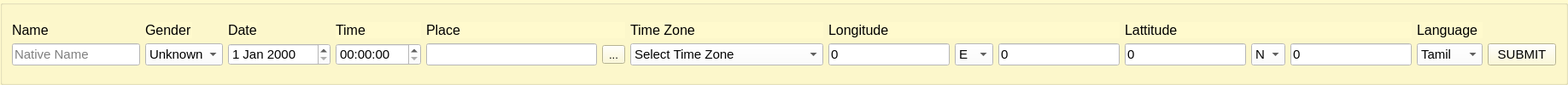
     <widget class="QGroupBox" name="groupBox">
      <property name="font">
       <font>
        <pointsize>10</pointsize>
       </font>
      </property>
      <property name="styleSheet">
       <string notr="true">background: #FFFACD</string>
      </property>
      <property name="title">
       <string/>
      </property>
      <property name="flat">
       <bool>false</bool>
      </property>
      <property name="checkable">
       <bool>false</bool>
      </property>
      <layout class="QVBoxLayout" name="verticalLayout">
       <item>
        <layout class="QGridLayout" name="gridLayout_3" columnstretch="0,0,0,0,0,0,0,0,0,0">
         <item row="1" column="7">
          <layout class="QHBoxLayout" name="horizontalLayout_3">
           <item>
            <widget class="QLineEdit" name="lineEdit_Lattitudedeg">
             <property name="sizePolicy">
              <sizepolicy hsizetype="Preferred" vsizetype="Fixed">
               <horstretch>0</horstretch>
               <verstretch>0</verstretch>
              </sizepolicy>
             </property>
             <property name="minimumSize">
              <size>
               <width>50</width>
               <height>0</height>
              </size>
             </property>
             <property name="maximumSize">
              <size>
               <width>16777215</width>
               <height>16777215</height>
              </size>
             </property>
             <property name="font">
              <font>
               <pointsize>11</pointsize>
              </font>
             </property>
             <property name="styleSheet">
              <string notr="true">background: #fff</string>
             </property>
             <property name="text">
              <string>0</string>
             </property>
            </widget>
           </item>
           <item>
            <widget class="QComboBox" name="comboBox_Lattitudedir">
             <property name="sizePolicy">
              <sizepolicy hsizetype="Preferred" vsizetype="Fixed">
               <horstretch>0</horstretch>
               <verstretch>0</verstretch>
              </sizepolicy>
             </property>
             <property name="minimumSize">
              <size>
               <width>40</width>
               <height>0</height>
              </size>
             </property>
             <property name="maximumSize">
              <size>
               <width>16777215</width>
               <height>16777215</height>
              </size>
             </property>
             <property name="font">
              <font>
               <pointsize>11</pointsize>
              </font>
             </property>
             <property name="styleSheet">
              <string notr="true">background: #fff</string>
             </property>
             <item>
              <property name="text">
               <string>N</string>
              </property>
             </item>
             <item>
              <property name="text">
               <string>S</string>
              </property>
             </item>
            </widget>
           </item>
           <item>
            <widget class="QLineEdit" name="lineEdit_Lattitudemin">
             <property name="sizePolicy">
              <sizepolicy hsizetype="Preferred" vsizetype="Fixed">
               <horstretch>0</horstretch>
               <verstretch>0</verstretch>
              </sizepolicy>
             </property>
             <property name="minimumSize">
              <size>
               <width>50</width>
               <height>0</height>
              </size>
             </property>
             <property name="maximumSize">
              <size>
               <width>16777215</width>
               <height>16777215</height>
              </size>
             </property>
             <property name="font">
              <font>
               <pointsize>11</pointsize>
              </font>
             </property>
             <property name="styleSheet">
              <string notr="true">background: #fff</string>
             </property>
             <property name="text">
              <string>0</string>
             </property>
            </widget>
           </item>
          </layout>
         </item>
         <item row="1" column="8">
          <widget class="QComboBox" name="comboBox_Language">
           <property name="sizePolicy">
            <sizepolicy hsizetype="Preferred" vsizetype="Fixed">
             <horstretch>0</horstretch>
             <verstretch>0</verstretch>
            </sizepolicy>
           </property>
           <property name="minimumSize">
            <size>
             <width>75</width>
             <height>0</height>
            </size>
           </property>
           <property name="maximumSize">
            <size>
             <width>16777215</width>
             <height>16777215</height>
            </size>
           </property>
           <property name="font">
            <font>
             <pointsize>11</pointsize>
            </font>
           </property>
           <property name="styleSheet">
            <string notr="true">background: #fff</string>
           </property>
           <item>
            <property name="text">
             <string>Tamil</string>
            </property>
           </item>
           <item>
            <property name="text">
             <string>English</string>
            </property>
           </item>
          </widget>
         </item>
         <item row="1" column="0">
          <widget class="QLineEdit" name="lineEdit_Nativename">
           <property name="sizePolicy">
            <sizepolicy hsizetype="Preferred" vsizetype="Fixed">
             <horstretch>0</horstretch>
             <verstretch>0</verstretch>
            </sizepolicy>
           </property>
           <property name="minimumSize">
            <size>
             <width>150</width>
             <height>0</height>
            </size>
           </property>
           <property name="maximumSize">
            <size>
             <width>16777215</width>
             <height>16777215</height>
            </size>
           </property>
           <property name="font">
            <font>
             <pointsize>11</pointsize>
            </font>
           </property>
           <property name="styleSheet">
            <string notr="true">background: #fff</string>
           </property>
           <property name="text">
            <string/>
           </property>
           <property name="placeholderText">
            <string>Native Name</string>
           </property>
          </widget>
         </item>
         <item row="1" column="2">
          <widget class="QDateEdit" name="dateEdit_Dob">
           <property name="sizePolicy">
            <sizepolicy hsizetype="Preferred" vsizetype="Fixed">
             <horstretch>0</horstretch>
             <verstretch>0</verstretch>
            </sizepolicy>
           </property>
           <property name="minimumSize">
            <size>
             <width>120</width>
             <height>0</height>
            </size>
           </property>
           <property name="maximumSize">
            <size>
             <width>16777215</width>
             <height>16777215</height>
            </size>
           </property>
           <property name="font">
            <font>
             <pointsize>11</pointsize>
            </font>
           </property>
           <property name="styleSheet">
            <string notr="true">background: #fff</string>
           </property>
           <property name="dateTime">
            <datetime>
             <hour>0</hour>
             <minute>0</minute>
             <second>0</second>
             <year>2000</year>
             <month>1</month>
             <day>1</day>
            </datetime>
           </property>
          </widget>
         </item>
         <item row="0" column="4">
          <widget class="QLabel" name="label_4">
           <property name="font">
            <font>
             <pointsize>12</pointsize>
            </font>
           </property>
           <property name="text">
            <string>Place</string>
           </property>
          </widget>
         </item>
         <item row="0" column="3">
          <widget class="QLabel" name="label_3">
           <property name="font">
            <font>
             <pointsize>12</pointsize>
            </font>
           </property>
           <property name="text">
            <string>Time</string>
           </property>
          </widget>
         </item>
         <item row="0" column="7">
          <widget class="QLabel" name="label_8">
           <property name="font">
            <font>
             <pointsize>12</pointsize>
            </font>
           </property>
           <property name="text">
            <string>Lattitude</string>
           </property>
          </widget>
         </item>
         <item row="1" column="3">
          <widget class="QTimeEdit" name="timeEdit_Btime">
           <property name="sizePolicy">
            <sizepolicy hsizetype="Preferred" vsizetype="Fixed">
             <horstretch>0</horstretch>
             <verstretch>0</verstretch>
            </sizepolicy>
           </property>
           <property name="minimumSize">
            <size>
             <width>100</width>
             <height>0</height>
            </size>
           </property>
           <property name="maximumSize">
            <size>
             <width>16777215</width>
             <height>16777215</height>
            </size>
           </property>
           <property name="font">
            <font>
             <pointsize>11</pointsize>
            </font>
           </property>
           <property name="styleSheet">
            <string notr="true">background: #fff</string>
           </property>
          </widget>
         </item>
         <item row="0" column="1">
          <widget class="QLabel" name="label_5">
           <property name="sizePolicy">
            <sizepolicy hsizetype="Fixed" vsizetype="Fixed">
             <horstretch>0</horstretch>
             <verstretch>0</verstretch>
            </sizepolicy>
           </property>
           <property name="font">
            <font>
             <pointsize>12</pointsize>
            </font>
           </property>
           <property name="text">
            <string>Gender</string>
           </property>
          </widget>
         </item>
         <item row="0" column="5">
          <widget class="QLabel" name="label_6">
           <property name="font">
            <font>
             <pointsize>12</pointsize>
            </font>
           </property>
           <property name="text">
            <string>Time Zone</string>
           </property>
          </widget>
         </item>
         <item row="0" column="6">
          <widget class="QLabel" name="label_7">
           <property name="font">
            <font>
             <pointsize>12</pointsize>
            </font>
           </property>
           <property name="text">
            <string>Longitude</string>
           </property>
          </widget>
         </item>
         <item row="1" column="6">
          <layout class="QHBoxLayout" name="horizontalLayout_2">
           <item>
            <widget class="QLineEdit" name="lineEdit_Longitudedeg">
             <property name="sizePolicy">
              <sizepolicy hsizetype="Preferred" vsizetype="Fixed">
               <horstretch>0</horstretch>
               <verstretch>0</verstretch>
              </sizepolicy>
             </property>
             <property name="minimumSize">
              <size>
               <width>50</width>
               <height>0</height>
              </size>
             </property>
             <property name="maximumSize">
              <size>
               <width>16777215</width>
               <height>16777215</height>
              </size>
             </property>
             <property name="font">
              <font>
               <pointsize>11</pointsize>
              </font>
             </property>
             <property name="styleSheet">
              <string notr="true">background: #fff</string>
             </property>
             <property name="text">
              <string>0</string>
             </property>
            </widget>
           </item>
           <item>
            <widget class="QComboBox" name="comboBox_Longitudedir">
             <property name="sizePolicy">
              <sizepolicy hsizetype="Preferred" vsizetype="Fixed">
               <horstretch>0</horstretch>
               <verstretch>0</verstretch>
              </sizepolicy>
             </property>
             <property name="minimumSize">
              <size>
               <width>40</width>
               <height>0</height>
              </size>
             </property>
             <property name="maximumSize">
              <size>
               <width>16777215</width>
               <height>16777215</height>
              </size>
             </property>
             <property name="font">
              <font>
               <pointsize>11</pointsize>
              </font>
             </property>
             <property name="styleSheet">
              <string notr="true">background: #fff</string>
             </property>
             <item>
              <property name="text">
               <string>E</string>
              </property>
             </item>
             <item>
              <property name="text">
               <string>W</string>
              </property>
             </item>
            </widget>
           </item>
           <item>
            <widget class="QLineEdit" name="lineEdit_Longitudemin">
             <property name="sizePolicy">
              <sizepolicy hsizetype="Preferred" vsizetype="Fixed">
               <horstretch>0</horstretch>
               <verstretch>0</verstretch>
              </sizepolicy>
             </property>
             <property name="minimumSize">
              <size>
               <width>50</width>
               <height>0</height>
              </size>
             </property>
             <property name="maximumSize">
              <size>
               <width>16777215</width>
               <height>16777215</height>
              </size>
             </property>
             <property name="font">
              <font>
               <pointsize>11</pointsize>
              </font>
             </property>
             <property name="styleSheet">
              <string notr="true">background: #fff</string>
             </property>
             <property name="text">
              <string>0</string>
             </property>
            </widget>
           </item>
          </layout>
         </item>
         <item row="0" column="2">
          <widget class="QLabel" name="label_2">
           <property name="sizePolicy">
            <sizepolicy hsizetype="Fixed" vsizetype="Fixed">
             <horstretch>0</horstretch>
             <verstretch>0</verstretch>
            </sizepolicy>
           </property>
           <property name="font">
            <font>
             <pointsize>12</pointsize>
            </font>
           </property>
           <property name="text">
            <string>Date</string>
           </property>
          </widget>
         </item>
         <item row="0" column="0">
          <widget class="QLabel" name="label">
           <property name="sizePolicy">
            <sizepolicy hsizetype="Fixed" vsizetype="Fixed">
             <horstretch>0</horstretch>
             <verstretch>0</verstretch>
            </sizepolicy>
           </property>
           <property name="font">
            <font>
             <pointsize>12</pointsize>
            </font>
           </property>
           <property name="text">
            <string>Name</string>
           </property>
          </widget>
         </item>
         <item row="1" column="5">
          <widget class="QComboBox" name="comboBox_Timezone">
           <property name="sizePolicy">
            <sizepolicy hsizetype="Preferred" vsizetype="Fixed">
             <horstretch>0</horstretch>
             <verstretch>0</verstretch>
            </sizepolicy>
           </property>
           <property name="minimumSize">
            <size>
             <width>150</width>
             <height>0</height>
            </size>
           </property>
           <property name="maximumSize">
            <size>
             <width>16777215</width>
             <height>16777215</height>
            </size>
           </property>
           <property name="font">
            <font>
             <pointsize>11</pointsize>
            </font>
           </property>
           <property name="styleSheet">
            <string notr="true">background: #fff</string>
           </property>
           <item>
            <property name="text">
             <string>Select Time Zone</string>
            </property>
           </item>
           <item>
            <property name="text">
             <string>GMT -12:00 hrs - IDLW</string>
            </property>
           </item>
           <item>
            <property name="text">
             <string>GMT -11:00 hrs - BET</string>
            </property>
           </item>
           <item>
            <property name="text">
             <string>GMT -10:30 hrs - HST</string>
            </property>
           </item>
           <item>
            <property name="text">
             <string>GMT -10:00 hrs - AHST</string>
            </property>
           </item>
           <item>
            <property name="text">
             <string>GMT -09:30 hrs - HDT</string>
            </property>
           </item>
           <item>
            <property name="text">
             <string>GMT -09:00 hrs - YST</string>
            </property>
           </item>
           <item>
            <property name="text">
             <string>GMT -08:00 hrs - PST</string>
            </property>
           </item>
           <item>
            <property name="text">
             <string>GMT -07:00 hrs - MST</string>
            </property>
           </item>
           <item>
            <property name="text">
             <string>GMT -06:00 hrs - CST</string>
            </property>
           </item>
           <item>
            <property name="text">
             <string>GMT -05:00 hrs - EST</string>
            </property>
           </item>
           <item>
            <property name="text">
             <string>GMT -04:00 hrs - AST</string>
            </property>
           </item>
           <item>
            <property name="text">
             <string>GMT -03:30 hrs - NST</string>
            </property>
           </item>
           <item>
            <property name="text">
             <string>GMT -03:00 hrs - BZT2</string>
            </property>
           </item>
           <item>
            <property name="text">
             <string>GMT -02:00 hrs - AT</string>
            </property>
           </item>
           <item>
            <property name="text">
             <string>GMT -01:00 hrs - WAT</string>
            </property>
           </item>
           <item>
            <property name="text">
             <string>Greenwich Mean Time - GMT</string>
            </property>
           </item>
           <item>
            <property name="text">
             <string>GMT +01:00 hrs - CET</string>
            </property>
           </item>
           <item>
            <property name="text">
             <string>GMT +02:00 hrs - EET</string>
            </property>
           </item>
           <item>
            <property name="text">
             <string>GMT +03:00 hrs - BAT</string>
            </property>
           </item>
           <item>
            <property name="text">
             <string>GMT +03:30 hrs - IT</string>
            </property>
           </item>
           <item>
            <property name="text">
             <string>GMT +04:00 hrs - USZ3</string>
            </property>
           </item>
           <item>
            <property name="text">
             <string>GMT +05:00 hrs - USZ4</string>
            </property>
           </item>
           <item>
            <property name="text">
             <string>GMT +05:30 hrs - IST</string>
            </property>
           </item>
           <item>
            <property name="text">
             <string>GMT +06:00 hrs - USZ5</string>
            </property>
           </item>
           <item>
            <property name="text">
             <string>GMT +06:30 hrs - NST</string>
            </property>
           </item>
           <item>
            <property name="text">
             <string>GMT +07:00 hrs - SST</string>
            </property>
           </item>
           <item>
            <property name="text">
             <string>GMT +07:30 hrs - JT</string>
            </property>
           </item>
           <item>
            <property name="text">
             <string>GMT +08:00 hrs - AWST</string>
            </property>
           </item>
           <item>
            <property name="text">
             <string>GMT +08:30 hrs - MT</string>
            </property>
           </item>
           <item>
            <property name="text">
             <string>GMT +09:00 hrs - JST </string>
            </property>
           </item>
           <item>
            <property name="text">
             <string>GMT +09:30 hrs - ACST</string>
            </property>
           </item>
           <item>
            <property name="text">
             <string>GMT +10:00 hrs - AEST</string>
            </property>
           </item>
           <item>
            <property name="text">
             <string>GMT +10:30 hrs - ACDT</string>
            </property>
           </item>
           <item>
            <property name="text">
             <string>GMT +11:00 hrs - UZ10</string>
            </property>
           </item>
           <item>
            <property name="text">
             <string>GMT +11:30 hrs - NZ</string>
            </property>
           </item>
           <item>
            <property name="text">
             <string>GMT +12:00 hrs - NZT</string>
            </property>
           </item>
           <item>
            <property name="text">
             <string>GMT +12:30 hrs - NZS</string>
            </property>
           </item>
           <item>
            <property name="text">
             <string>GMT +13:00 hrs - NZST</string>
            </property>
           </item>
          </widget>
         </item>
         <item row="1" column="1">
          <widget class="QComboBox" name="comboBox_Sex">
           <property name="sizePolicy">
            <sizepolicy hsizetype="Preferred" vsizetype="Fixed">
             <horstretch>0</horstretch>
             <verstretch>0</verstretch>
            </sizepolicy>
           </property>
           <property name="minimumSize">
            <size>
             <width>90</width>
             <height>0</height>
            </size>
           </property>
           <property name="maximumSize">
            <size>
             <width>16777215</width>
             <height>16777215</height>
            </size>
           </property>
           <property name="font">
            <font>
             <pointsize>11</pointsize>
            </font>
           </property>
           <property name="styleSheet">
            <string notr="true">background: #fff</string>
           </property>
           <item>
            <property name="text">
             <string>Unknown</string>
            </property>
           </item>
           <item>
            <property name="text">
             <string>Male</string>
            </property>
           </item>
           <item>
            <property name="text">
             <string>Female</string>
            </property>
           </item>
          </widget>
         </item>
         <item row="1" column="9">
          <widget class="QPushButton" name="pushButton_mainreport">
           <property name="sizePolicy">
            <sizepolicy hsizetype="Preferred" vsizetype="Preferred">
             <horstretch>0</horstretch>
             <verstretch>0</verstretch>
            </sizepolicy>
           </property>
           <property name="minimumSize">
            <size>
             <width>75</width>
             <height>0</height>
            </size>
           </property>
           <property name="maximumSize">
            <size>
             <width>16777215</width>
             <height>16777215</height>
            </size>
           </property>
           <property name="font">
            <font>
             <pointsize>11</pointsize>
            </font>
           </property>
           <property name="text">
            <string>SUBMIT</string>
           </property>
          </widget>
         </item>
         <item row="1" column="4">
          <layout class="QHBoxLayout" name="horizontalLayout_4">
           <item>
            <widget class="QLineEdit" name="lineEdit_Birthplace">
             <property name="sizePolicy">
              <sizepolicy hsizetype="Preferred" vsizetype="Fixed">
               <horstretch>0</horstretch>
               <verstretch>0</verstretch>
              </sizepolicy>
             </property>
             <property name="minimumSize">
              <size>
               <width>200</width>
               <height>0</height>
              </size>
             </property>
             <property name="maximumSize">
              <size>
               <width>16777215</width>
               <height>16777215</height>
              </size>
             </property>
             <property name="font">
              <font>
               <pointsize>11</pointsize>
              </font>
             </property>
             <property name="styleSheet">
              <string notr="true">background: #fff</string>
             </property>
            </widget>
           </item>
           <item>
            <widget class="QToolButton" name="toolButton_Placesearch">
             <property name="sizePolicy">
              <sizepolicy hsizetype="Fixed" vsizetype="Fixed">
               <horstretch>0</horstretch>
               <verstretch>0</verstretch>
              </sizepolicy>
             </property>
             <property name="minimumSize">
              <size>
               <width>25</width>
               <height>0</height>
              </size>
             </property>
             <property name="maximumSize">
              <size>
               <width>16777215</width>
               <height>16777215</height>
              </size>
             </property>
             <property name="font">
              <font>
               <pointsize>10</pointsize>
              </font>
             </property>
             <property name="text">
              <string>...</string>
             </property>
            </widget>
           </item>
          </layout>
         </item>
         <item row="0" column="8">
          <widget class="QLabel" name="label_9">
           <property name="font">
            <font>
             <pointsize>12</pointsize>
            </font>
           </property>
           <property name="text">
            <string>Language</string>
           </property>
          </widget>
         </item>
        </layout>
       </item>
      </layout>
     </widget>
